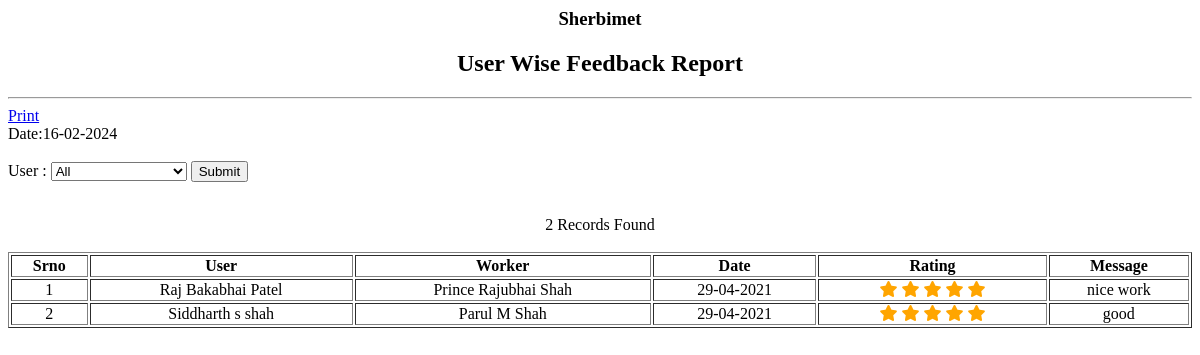
Screenshot of /Code/sherbimet/admin/rpt-feedback.php (signed in) with the database file from the repository.
### tables this page shows
CREATE TABLE `tbl_feedback` (
  `feedback_id` int(11) NOT NULL,
  `feedback_date` varchar(20) NOT NULL,
  `feedback_message` varchar(100) NOT NULL,
  `feedback_rating` varchar(20) NOT NULL,
  `user_id` int(11) NOT NULL,
  `worker_id` int(11) NOT NULL,
  `booking_id` int(11) NOT NULL,
  `is_booking` int(11) NOT NULL,
  `is_active` int(11) NOT NULL DEFAULT '1',
  `is_delete` int(11) NOT NULL DEFAULT '0',
  `insert_datetime` datetime DEFAULT NULL,
  `update_datetime` datetime DEFAULT NULL
);

CREATE TABLE `tbl_user` (
  `user_id` int(11) NOT NULL,
  `user_type_id` int(11) NOT NULL DEFAULT '2',
  `user_name` varchar(100) NOT NULL,
  `user_gender` varchar(12) NOT NULL,
  `user_email` varchar(100) NOT NULL,
  `user_mobileno` bigint(20) NOT NULL,
  `user_password` varchar(100) NOT NULL,
  `user_address` text,
  `area_id` varchar(100) NOT NULL,
  `user_image` text,
  `mobile_otp` int(11) NOT NULL,
  `is_active` int(11) NOT NULL DEFAULT '1',
  `is_delete` int(11) NOT NULL DEFAULT '0',
  `insert_datetime` datetime DEFAULT NULL,
  `update_datetime` datetime DEFAULT NULL,
  `device_token` text,
  `is_login` int(11) NOT NULL DEFAULT '0',
  `user_first_name` varchar(100) NOT NULL,
  `user_middle_name` varchar(100) NOT NULL,
  `user_last_name` varchar(100) NOT NULL,
  `user_address_line_1` text,
  `user_address_line_2` text,
  `city_id` int(11) NOT NULL,
  `pincode_id` int(11) NOT NULL,
  `language_id` int(11) NOT NULL,
  `user_lat` varchar(100) DEFAULT NULL,
  `user_long` varchar(100) DEFAULT NULL
);

CREATE TABLE `tbl_worker` (
  `worker_id` int(11) NOT NULL,
  `user_type_id` int(11) NOT NULL DEFAULT '3',
  `worker_name` varchar(100) NOT NULL,
  `worker_gender` varchar(30) NOT NULL,
  `worker_email` varchar(100) NOT NULL,
  `worker_mobile` bigint(20) NOT NULL,
  `worker_password` varchar(100) NOT NULL,
  `worker_experience` int(11) NOT NULL,
  `worker_image` varchar(100) NOT NULL,
  `worker_price` double(10,2) NOT NULL,
  `package_id` int(11) NOT NULL,
  `worker_address` text,
  `mobile_otp` int(11) NOT NULL DEFAULT '0',
  `is_login` int(11) NOT NULL DEFAULT '0',
  `device_token` text,
  `is_active` int(11) NOT NULL DEFAULT '1',
  `is_delete` int(11) NOT NULL DEFAULT '0',
  `insert_datetime` datetime DEFAULT NULL,
  `update_datetime` datetime DEFAULT NULL,
  `worker_first_name` varchar(100) NOT NULL,
  `worker_middle_name` varchar(100) NOT NULL,
  `worker_last_name` varchar(100) NOT NULL,
  `worker_address_line_1` text NOT NULL,
  `worker_address_line_2` text NOT NULL,
  `city_id` int(11) NOT NULL,
  `pincode_id` int(11) NOT NULL,
  `language_id` int(11) NOT NULL,
  `aadharcard_no` text NOT NULL,
  `worker_dob` date NOT NULL,
  `category_id` int(11) NOT NULL DEFAULT '0'
);

### Code/sherbimet/admin/class/at-class.php (called while the page is built, shortened)
<?php
$project_title="Sherbimet";
?>

### Code/sherbimet/admin/rpt-feedback.php (the view, shortened to what this page needs)
<?php
include 'class/at-class.php';
$page_title = "User Wise Feedback Report";
?>
<html>
<head>
    <link rel="stylesheet" href="plugins/fontawesome-free/css/all.min.css">
</head>
<body>
    <center>
        <h3><?php echo $project_title; ?></h3>
    </center>
    <center>
        <h2><?php echo $page_title ?></h2>
    </center>
    <hr />
    <a href="#" class="mybtn hidediv">Print</a>
    <br>
    <?php
    echo " Date:" . date("d-m-Y");
    ?>
    <br><br>
    <form method="get" class="hidediv">
        <label>User :</label>
        <select name='user_id'>
            <option value=''>All</option>
        </select>
        <input type="submit">
    </form>
    <?php
    if (isset($_GET['user_id'])) {
        $user_id = $_GET['user_id'];
        if ($user_id == "") {
            $search = "";
        } else {
             $search = "and user_id='{$user_id}'";
        }
    } else {
        $search = "";
    }
    $query = mysqli_query($conn, "select * from tbl_feedback where `is_delete`='0'  $search  ") or die(mysqli_error($conn));
    $count = mysqli_num_rows($query);
    ?>
    <br />
    <center><?php
            if ($count == "0") {
                echo "No";
            } else {
                echo $count;
            } ?> Records Found</center>
    <br />
    <?php
    if ($count > 0) {
    ?>
    <table align='center' style='text-align:center;' width='100%' border='1'>
        <tr>
            <th>Srno</th>
            <th>User</th>
                                                <th>Worker</th>
                                                <th>Date</th>
                                                <th>Rating</th>
                                                <th>Message</th>
        </tr>
        <?php
            $x = "1";
            while ($row = mysqli_fetch_array($query)) {
                $feedback_date = $row['feedback_date'];
                $feedback_message = $row['feedback_message'];
                $feedback_rating = $row['feedback_rating'];
                $worker_id = $row['worker_id'];
                $query_4 = mysqli_query($conn, "SELECT * FROM `tbl_user` where `user_id` ='{$row["user_id"]}'") or die(mysqli_error($conn));
                $row_4 = mysqli_fetch_array($query_4);
                $query_worker = mysqli_query($conn,"select * from tbl_worker where worker_id='{$worker_id}'")or die(mysqli_error($conn));
                $row_worker= mysqli_fetch_array($query_worker);
                                    $worker_name = $row_worker['worker_name'];
            ?>
        <tr>
            <td><?php echo $x++; ?></td>
            <td><?php echo $row_4['user_name']; ?></td>
                                                     <td><?php echo $worker_name; ?></td>
                                                     <td><?php echo date("d-m-Y",strtotime($feedback_date)); ?></td>
                                                       <td><?php
                                                     for($i=0;$i<$feedback_rating;$i++)
                                                     {
                                                         ?>
                                                           <i class="fa fa-star" style="color:orange;"></i>
                                                        <?php
                                                     }
                                                       ?></td>
                                                         <td><?php echo $feedback_message; ?></td>
        </tr>
        <?php
            }
            ?>
    </table>
    <?php
    } else {
    }
    ?>
</body>
</html>

### rows the page displays
tbl_feedback: user.user_name "Raj Bakabhai Patel", worker.worker_name "Prince Rajubhai Shah", feedback_date "29-04-2021", feedback_rating "5.0" (drawn), feedback_message "nice work"
tbl_feedback: user.user_name "Siddharth s shah", worker.worker_name "Parul M Shah", feedback_date "29-04-2021", feedback_rating "5.0" (drawn), feedback_message "good"

### other values shown
$project_title "Sherbimet"
$page_title "User Wise Feedback Report"
$count "2"
